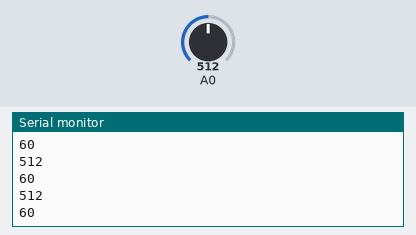
Bench run of a sketch on a simulated Teensy 4. On the bench: the last lines printed to the serial monitor. Inputs (shaded band) come from the test bench; at power-on: A0 = 512.

Above: at 1.2 s.
1.3 s: A0 set to 610
At 1.8 s:
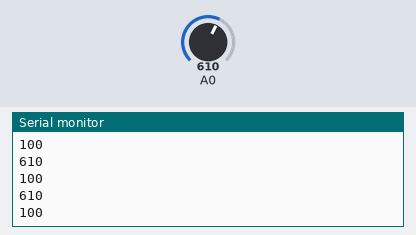
2.8 s: A0 set to 590
At 3.7 s:
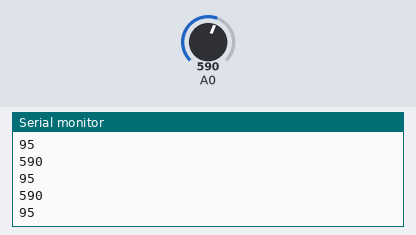
Timing chart, 0 to 5.2 s (numbered marks = the images above; inputs shaded):
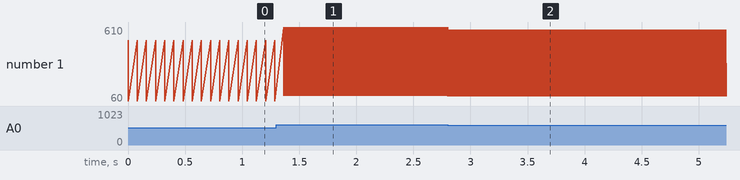

The sketch:

AnalogReadSerialLDR.ino
```cpp
  int minValue = 400;
  int maxValue = 600;

  void setup() {
  Serial.begin(9600);
}

// the loop routine runs over and over again forever:

void loop() {
  // read the input on analog pin 0:

  int sensorValue = analogRead(A0);

  Serial.println(sensorValue);

  if(sensorValue<minValue)
    sensorValue=minValue;

  if(sensorValue>maxValue)
    sensorValue=maxValue;

  sensorValue = map(sensorValue,minValue,maxValue,10,100);

  Serial.println(sensorValue);

  usbMIDI.sendNoteOn(sensorValue,127,1);

  delay(100-sensorValue);

  usbMIDI.sendNoteOff(sensorValue,0,1);

    delay(100-sensorValue);

}
```

Measured:
- after the input at 1.3 s, the serial monitor: prints a new line after 0.06 s (image 1)
- after the input at 2.8 s, the serial monitor: prints a new line at once (image 2)
- plotted number 1: 60 → 100 after the input at 1.3 s, 100 → 590 after the input at 2.8 s
